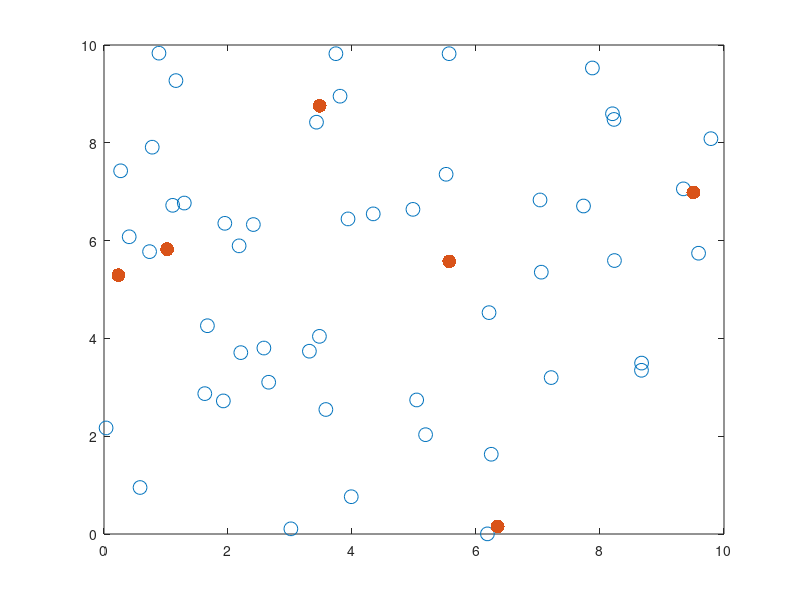

MATLAB code for this plot: (Note: this script raises an error after producing the figure.)
clc;
hold on; box on; 

Nt = 50; % the number of targets
Nr = 6; % the number of robots
r_set = zeros(1,Nr); % robot set
for i =1:Nr
    r_set(i)=i;
end

en_range=10; %the range of the environment.
N_failure = 2;
N_resilience = Nr- N_failure;

% generate the positions of targets
pt=rand(2,Nt)*en_range; 
sz = 100;
scatter(pt(1,:),pt(2,:), sz, 'r*')

% generate the positions of the robot
pr=rand(2,Nr)*en_range; 
sz = 100;
scatter(pr(1,:),pr(2,:), sz, 'bo', 'filled')

% for each robot, it has four trajectories, up, down, left, right, centered
% at robot's current position. The trajectory is enough long to come across the
% edge of the environment

%trajectory_targets();
N_direction = 4; % each robot has four directions, up, down, left, right
%tar_cover = cell(Nr, N_direction); % The targets can be covered for a specific robot with a choosing trajecotry
%N_tarcover=zeros(Nr, N_direction); % The number of targets covered for a specific robot with a choosing trajectory
epsilon = 0.15* en_range; % convering distance -2<-->+2 
%N_r_maxtra = zeros(Nr,1); % select the maximum coverage trajectory for each robot

[tar_cover, N_tarcover,N_r_maxtra]=robot_tra_cover_fun(Nr,Nt,N_direction,pt,pr, epsilon);

% calculate the randomly choosing set

s_random_index=cell(Nr,1);

% for each robot choose one trajectory randomly
     for i = 1:Nr   
          p = randperm(N_direction);  
          s_random_index{i}  = [i,p(1)];
     end       
 %calculate the targets tracked by this strategy.         
  [N_ran_cover] =select_tra_cover(Nr,tar_cover, s_random_index);
  %best removal.
  [ran_remain_best_remo, best_remo_rate_ran]= best_removal(Nr, N_direction, N_failure, tar_cover, ...
               s_random_index,N_ran_cover);
